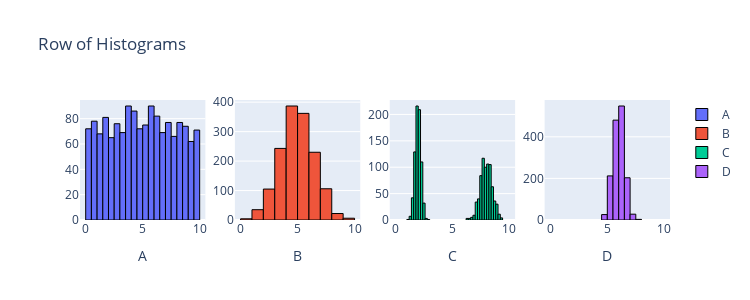

The cell this chart's notebook holds for it:
### Markdown cell above
### Q4: Statistics and Graphs
I think it is not easy to calculate statistics here from the graphs, so I do the codes as follows to get the answer.
    1. data A, data B and data C have similar means\(while the A and B's means are more alike\),<br> A and C's sample deviations are more alike.
    2. A and B
    3. B and D
    4. A, C and\(VS\) D

### Code cell
from scipy import stats
import plotly.graph_objects as go
from plotly.subplots import make_subplots
import numpy as np

n=1500
data1 = stats.uniform.rvs(0, 10, size=n)
data2 = stats.norm.rvs(5, 1.5, size=n)
data3 = np.r_[stats.norm.rvs(2, 0.25, size=int(n/2)), stats.norm.rvs(8, 0.5, size=int(n/2))]
data4 = stats.norm.rvs(6, 0.5, size=n)

fig = make_subplots(rows=1, cols=4)

fig.add_trace(go.Histogram(x=data1, name='A', nbinsx=30, marker=dict(line=dict(color='black', width=1))), row=1, col=1)
fig.add_trace(go.Histogram(x=data2, name='B', nbinsx=15, marker=dict(line=dict(color='black', width=1))), row=1, col=2)
fig.add_trace(go.Histogram(x=data3, name='C', nbinsx=45, marker=dict(line=dict(color='black', width=1))), row=1, col=3)
fig.add_trace(go.Histogram(x=data4, name='D', nbinsx=15, marker=dict(line=dict(color='black', width=1))), row=1, col=4)

fig.update_layout(height=300, width=750, title_text="Row of Histograms")
fig.update_xaxes(title_text="A", row=1, col=1)
fig.update_xaxes(title_text="B", row=1, col=2)
fig.update_xaxes(title_text="C", row=1, col=3)
fig.update_xaxes(title_text="D", row=1, col=4)
fig.update_xaxes(range=[-0.5, 10.5])

for trace in fig.data:
    trace.xbins = dict(start=0, end=10)
    
# This code was produced by just making requests to Microsoft Copilot (../CHATLOG/wk3/COP/SLS/0001_concise_makeAplotV1.md)

fig.show(renderer="png") # USE `fig.show(renderer="png")` FOR ALL GitHub and MarkUs SUBMISSIONS

# Calculate sample mean and sample variance for each dataset
mean1, var1 = np.mean(data1), np.var(data1, ddof=1)
mean2, var2 = np.mean(data2), np.var(data2, ddof=1)
mean3, var3 = np.mean(data3), np.var(data3, ddof=1)
mean4, var4 = np.mean(data4), np.var(data4, ddof=1)

print(f"Dataset A: mean={mean1:.2f}, sample variance={var1:.2f}")
print(f"Dataset B: mean={mean2:.2f}, sample variance={var2:.2f}")
print(f"Dataset C: mean={mean3:.2f}, sample variance={var3:.2f}")
print(f"Dataset D: mean={mean4:.2f}, sample variance={var4:.2f}")

### Figure 1 — Plotly figure (JSON) as saved in the notebook; plotly's stock layout.template omitted (floating-point values rounded to 4 significant figures; data arrays with more than 128 entries replaced by an {"elided": "..."} marker saying what was removed)
{"data": [{"marker": {"line": {"color": "black", "width": 1}}, "name": "A", "nbinsx": 30, "type": "histogram", "x": {"elided": "1500 float values"}, "xaxis": "x", "xbins": {"end": 10, "start": 0}, "yaxis": "y"}, {"marker": {"line": {"color": "black", "width": 1}}, "name": "B", "nbinsx": 15, "type": "histogram", "x": {"elided": "1500 float values"}, "xaxis": "x2", "xbins": {"end": 10, "start": 0}, "yaxis": "y2"}, {"marker": {"line": {"color": "black", "width": 1}}, "name": "C", "nbinsx": 45, "type": "histogram", "x": {"elided": "1500 float values"}, "xaxis": "x3", "xbins": {"end": 10, "start": 0}, "yaxis": "y3"}, {"marker": {"line": {"color": "black", "width": 1}}, "name": "D", "nbinsx": 15, "type": "histogram", "x": {"elided": "1500 float values"}, "xaxis": "x4", "xbins": {"end": 10, "start": 0}, "yaxis": "y4"}], "layout": {"height": 300, "title": {"text": "Row of Histograms"}, "width": 750, "xaxis": {"anchor": "y", "domain": [0, 0.2125], "range": [-0.5, 10.5], "title": {"text": "A"}}, "xaxis2": {"anchor": "y2", "domain": [0.2625, 0.475], "range": [-0.5, 10.5], "title": {"text": "B"}}, "xaxis3": {"anchor": "y3", "domain": [0.525, 0.7375], "range": [-0.5, 10.5], "title": {"text": "C"}}, "xaxis4": {"anchor": "y4", "domain": [0.7875, 1], "range": [-0.5, 10.5], "title": {"text": "D"}}, "yaxis": {"anchor": "x", "domain": [0, 1]}, "yaxis2": {"anchor": "x2", "domain": [0, 1]}, "yaxis3": {"anchor": "x3", "domain": [0, 1]}, "yaxis4": {"anchor": "x4", "domain": [0, 1]}}}
